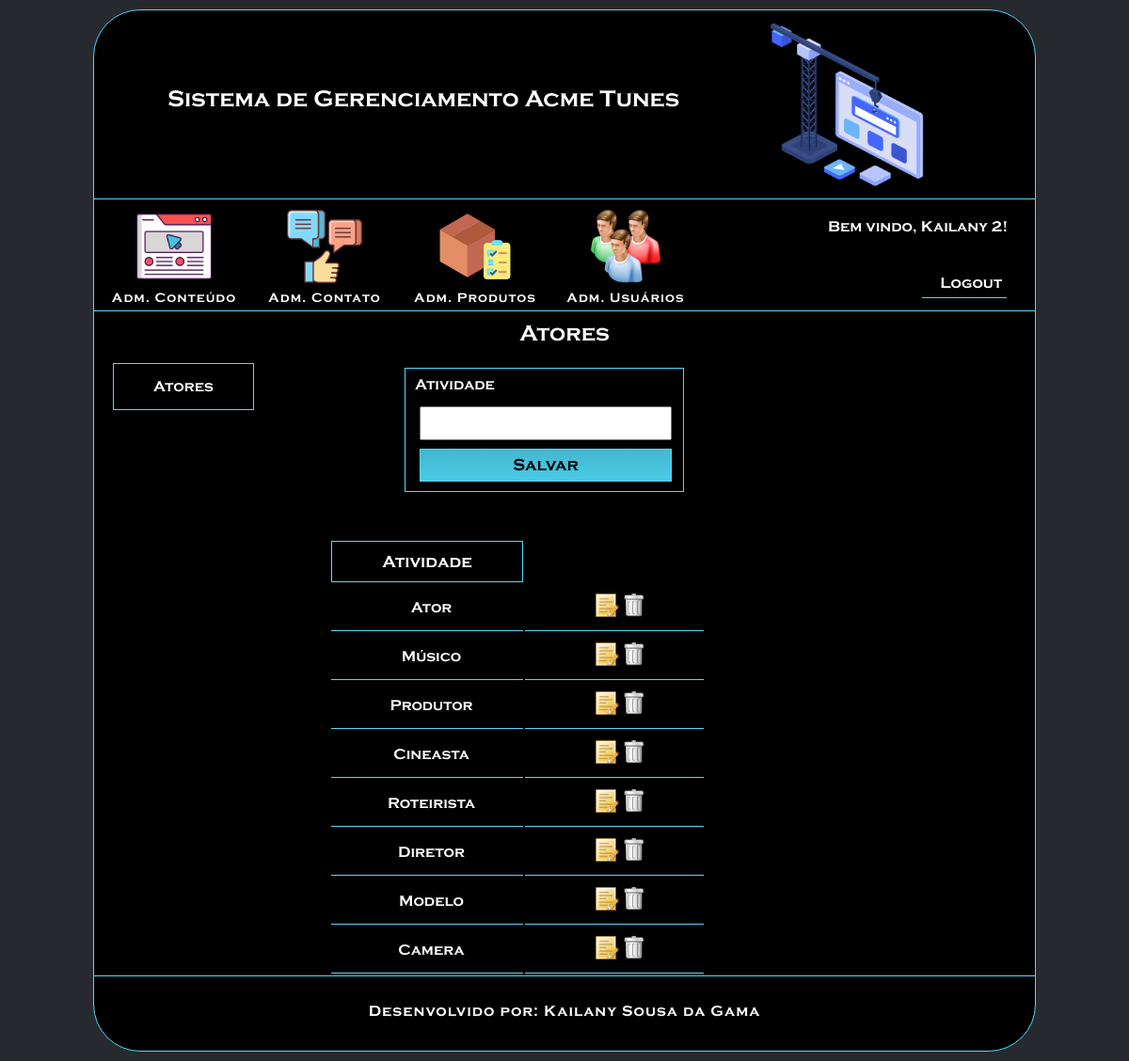
The app's page /projetoAcmeTunes/cms/cadastro_atividade.php (signed in) with its own data.
### tables this page shows
CREATE TABLE `tbl_atividade` (
  `cod_atividade` int(11) NOT NULL AUTO_INCREMENT,
  `atividade` varchar(100) NOT NULL,
  PRIMARY KEY (`cod_atividade`)
);

### projetoAcmeTunes/cms/cadastro_atividade.php (the view, shortened to what this page needs)
<?php
    $atividade = "";
    $btn_modo = "Salvar";
?>
<!DOCTYPE html>
<html lang="pt-br">
    <head>
        <link rel="stylesheet" type="text/css" href="css/cms.css">
        <link rel="stylesheet" type="text/css" href="css/atores_crud.css">
    </head>
    <body>
        <div id="caixa-cms" class="center">
            <header>
                <?php require_once("menu.php") ?>
            </header>
            <div id="caixa-conteudo">
                <h2 id="titulo-crud"> Atores </h2>
                <div id="caixa-menu-lateral">
                    <a href="atores_crud.php"><div class="itens-menu"> Atores </div></a>
                </div>
                <div id="cadastro-atividades">
                    <form name="frm-atividade" method="post" action="cadastro_atividade.php">
                        <div class="caixa-atividade-pais">
                            <p> Atividade </p>
                            <input type="text" name="txt-atividade" value="<?php echo($atividade) ?>" required onkeypress="return validarLetra(event);"/>
                            </div>
                        <input class="btn-cadastrar" type="submit" name="btn-cadastrar-atividade" value="<?php echo($btn_modo) ?>">
                    </form>
                </div>
            </div>
            <table id="registros" style="width: 400px; margin-left: 250px;">
                    <tr>
                        <td class="titulo-coluna"> Atividade </td>
                    </tr>
                <?php
                    $sql = "SELECT * FROM tbl_atividade";
                    $select = mysqli_query($conexao, $sql);
                    while($rsregistros=mysqli_fetch_array($select)){
                ?>
                    <tr>
                        <td class="dados-coluna"><?php echo($rsregistros['atividade']) ?></td>
                        <td class="dados-coluna">
                            <figure id="icones">
                                <a href="cadastro_atividade.php?modo=buscar&id=<?php echo($rsregistros['cod_atividade']) ?>"> <img src="icon/edit.png" alt="Editar" title="Editar"> </a>
                                <a href="cadastro_atividade.php?modo=excluir&id=<?php echo($rsregistros['cod_atividade'])?>" onclick="return confirm('Deseja realmente excluir esse registro?')"><img src="icon/trash.png" alt="Excluir" title="Excluir"></a>
                            </figure>
                        </td>
                    </tr>
                <?php
                    }
                ?>
                </table>
            <footer>
                <p> Desenvolvido por: Kailany Sousa da Gama</p>
            </footer>
        </div>
    </body>
</html>

### projetoAcmeTunes/cms/css/cms.css (style rules this page uses)
body, h1,h2,h3,p,ul,figure { margin: 0px; padding: 0px; }
body { color: white; background-color: #26292d; }
.center { margin-left: auto; margin-right: auto; }
* { font-family: fonte; }
#caixa-cms { width: 1000px; min-height: 600px; max-height: auto; overflow: hidden; background-color: black; margin-top: 10px; border-radius: 50px 50px 50px 50px; border: solid 1px #52D9FF; margin-bottom: 10px; }
header { width: inherit; height: 320px; }
img { width: inherit; height: inherit; }
a:link { color: white; text-decoration: none; }
#caixa-conteudo { width: inherit; min-height: 200px; max-height: auto; overflow: hidden; box-sizing: border-box; padding-top: 20px; padding-left: 20px; padding-bottom: 20px; }
#titulo-crud { width: inherit; height: 50px; text-align: center; margin-left: -20px; margin-top: -20px; box-sizing: border-box; padding-top: 10px; }
#registros { width: 800px; min-height: 100px; max-height: auto; overflow: hidden; margin-left: 80px; }
.titulo-coluna { min-width: 200px; max-width: auto; overflow: hidden; height: 40px; border: solid 1px #52D9FF; text-align:center; font-size: 18px; }
.dados-coluna { height: 50px; font-size: 14px; border-bottom: solid 1px #52D9FF; box-sizing: border-box; padding-left: 10px; }
#icones { box-sizing: border-box; padding-left: 5px; }
#icones img { width: 25px; height: 25px; }
footer { width: inherit; height: 80px; box-sizing: border-box; padding-top: 15px; border-top: solid 1px #52D9FF; }
footer p { width: inherit; height: 50px; text-align: center; box-sizing: border-box; padding-top: 13px; letter-spacing: 1px; }

### projetoAcmeTunes/cms/css/atores_crud.css (style rules this page uses)
p { margin: 0px; padding: 0px; }
#caixa-menu-lateral { width: 150px; height: 100px; float: left; text-align: center; }
.itens-menu { width: inherit; height: 50px; border: solid 1px #52D9FF; box-sizing: border-box; padding-top: 15px; margin-top: 5px; }
#caixa-nome-ator input, #caixa-nome-completo input, #caixa-dt-nasc input, #caixa-imagem input,.caixa-atividade-pais input { width: 260px; height: 30px; margin-left: 15px; letter-spacing: 1px; font-size: 14px; float: left; }
#cadastro-atividades, #cadastro-pais { width: 335px; height: 130px; border: solid 1px #52D9FF; margin-left: 280px; margin-top: 10px; }
#cadastro-atividades { width: 295px; margin-left: 310px; }
.caixa-atividade-pais { width: 270px; height: 80px; float: left; }
#caixa-imagem p ,#caixa-atores p, .caixa-atividade-pais p { width: inherit; height: 40px; box-sizing: border-box; padding-top: 8px; padding-left: 10px; font-size: 16px; }
#cadastro-atores .btn-cadastrar, #cadastro-atividades-ator .btn-cadastrar, #cadastro-pais .btn-cadastrar, #cadastro-atividades .btn-cadastrar { width: 570px; height: 35px; font-size: 18px; background:linear-gradient(to bottom, #44B8D1 5%, #4ACAE5 100%); border: solid 1px #52D9FF; color: black; clear: both; margin-top: 5px; margin-left: 15px; }
#cadastro-atividades .btn-cadastrar { width: 268px; margin-top: 5px; }
#registros { width: 800px; min-height: 100px; max-height: auto; overflow: hidden; margin-top: 30px; margin-left: 90px; }
.titulo-coluna { width: 150px; }
.dados-coluna { text-align: center; font-size: 16px; }

### records on screen
tbl_atividade: atividade "Ator"
tbl_atividade: atividade "Músico"
tbl_atividade: atividade "Produtor"
tbl_atividade: atividade "Cineasta"
tbl_atividade: atividade "Roteirista"
tbl_atividade: atividade "Diretor"
tbl_atividade: atividade "Modelo"
tbl_atividade: atividade "Camera"

### other values on screen
$nome_usuario "Kailany 2"
